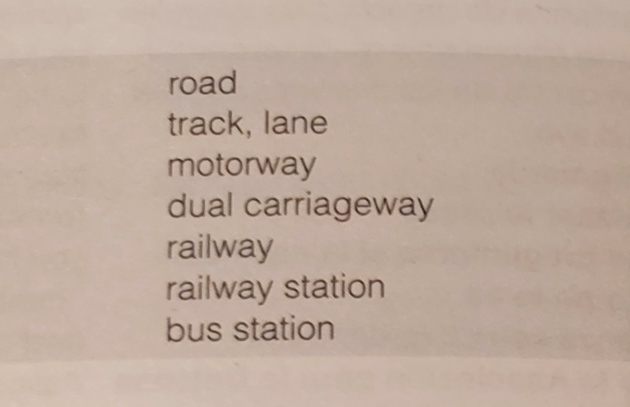
#> input picture english_image.jpg, 1259 x 814 px, given in place of , which was not available (shown at 1/2 size)
$ python -i main.py   (imports and definitions only)
#> lines starting #> are read from the running program, lines starting #| are printed output that depends on the picture; after the words box and inside, x2 and y2 are one past the last pixel; in counts of white or black regions, pixels touching at a corner belong together; pictures that were not available may be replaced by others from this repository, and a replacement may not be noted
#> in init_file, page is the input picture: shape (814, 1259, 3); mean B, G, R 157, 170.5, 190.4
import tkinter as tk
from tkinter import *
from tkinter import filedialog
from PIL import Image
import cv2
import numpy as np
import random
import pytesseract as tess
tess.pytesseract.tesseract_cmd = r"C:\Program Files\Tesseract-OCR\tesseract.exe"

# [22 lines left out: functions initialize_english, initialize_spanish, hide, not called in this run]

def entry_box():
    answer_entry.pack(ipadx=10, ipady=10, expand=True)

def clear_entry_box():
    answer_entry.delete(0,END)

# [33 lines left out: functions check_end_of_game, ask_question_english, ask_question_spanish, not called in this run]

def question(text):
    questionVar.set(text)

# [62 lines left out: functions get_answer_english, get_answer_spanish, enter_key_pressed, shuffle, not called in this run]

def preprocess(image):
    # Preprocessing - Grayscale, Gaussian blur, Otsu's threshold
    gray = cv2.cvtColor(image, cv2.COLOR_BGR2GRAY)
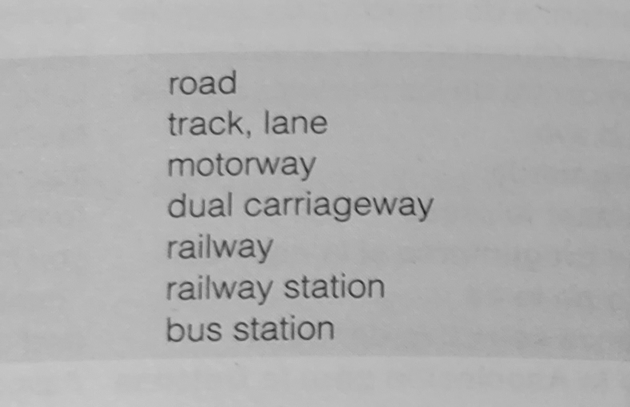
#> gray: shape (814, 1259) (shown at 1/2 size); min 23, max 202, mean 174.9
    blur = cv2.GaussianBlur(gray, (3,3), 0)
    thresh = cv2.threshold(blur, 0, 255, cv2.THRESH_BINARY_INV + cv2.THRESH_OTSU)[1]
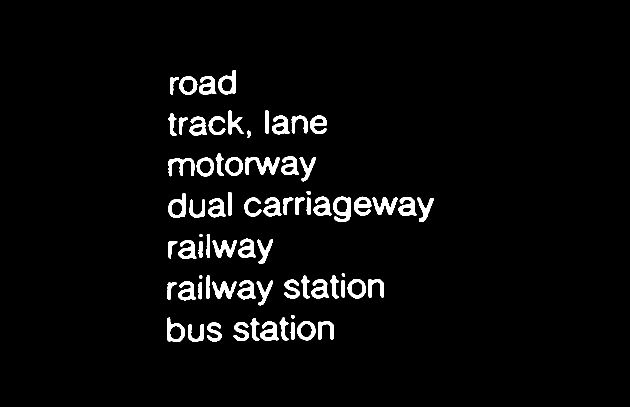
#> thresh: shape (814, 1259) (shown at 1/2 size); 3.7% white; 72 white regions, largest, box (x1, y1, x2, y2) and area: (491, 314, 560, 350) 1140, (666, 393, 702, 444) 980, (745, 394, 796, 430) 869
    kernel = cv2.getStructuringElement(cv2.MORPH_RECT, (3,3))
    opening = cv2.morphologyEx(thresh, cv2.MORPH_OPEN, kernel, iterations=1)
#> opening: shape (814, 1259); 3.7% white; 72 white regions, largest, box (x1, y1, x2, y2) and area: (491, 314, 559, 350) 1134, (666, 393, 702, 444) 978, (745, 395, 795, 430) 866
    invert = 255 - opening
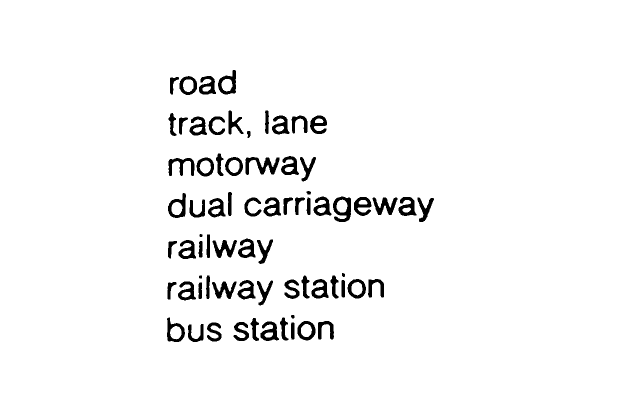
#> invert: shape (814, 1259) (shown at 1/2 size); 96.3% white; 72 black regions, largest, box (x1, y1, x2, y2) and area: (491, 314, 559, 350) 1134, (666, 393, 702, 444) 978, (745, 395, 795, 430) 866
    '''
    cv2.imwrite(path + "gray.png", gray)
    cv2.imwrite(path + "blur.png", blur)
    cv2.imwrite(path + "thresh.png", thresh)
    cv2.imwrite(path + "opening.png", opening)
    cv2.imwrite(path + "invert.png", invert)
    '''
    return invert

# [13 lines left out: function import_file, not called in this run]

def init_file():
    global spanish_words
    global english_words
    global english_results
    global spanish_results
    global user_answers
    page = cv2.imread(pagePicture)
    page = preprocess(page)
    cv2.imwrite(path + "page.png", page)
    # Split image in half
    (h, w) = page.shape[:2]
#> h = 814; w = 1259
    spanish_image = page[0:h, 0:int(w/2)] # First half
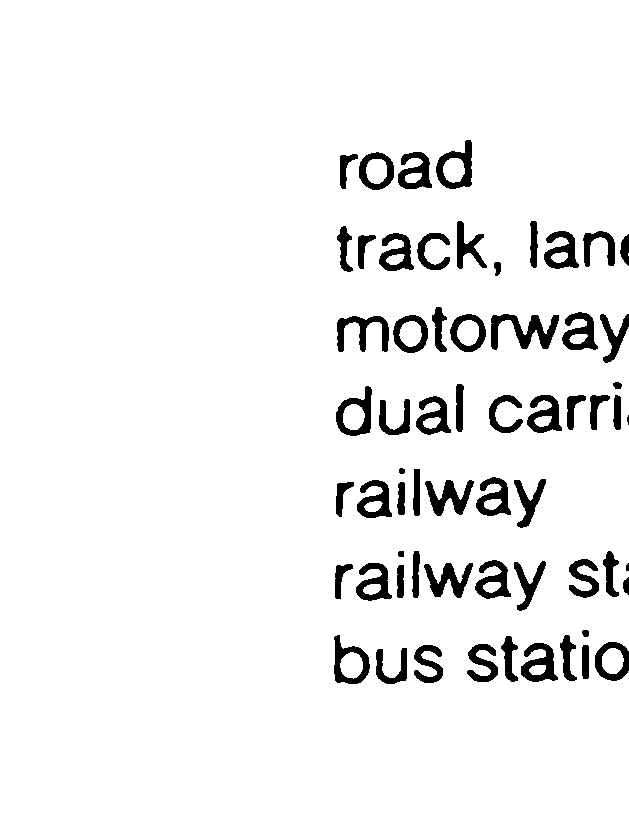
#> spanish_image: shape (814, 629); 94.3% white; 62 black regions (1 under 20 px), largest, box (x1, y1, x2, y2) and area: (491, 314, 559, 350) 1134, (425, 480, 474, 516) 836, (337, 316, 389, 352) 832
    english_image = page[0:h, int(w/2):w] # Second half
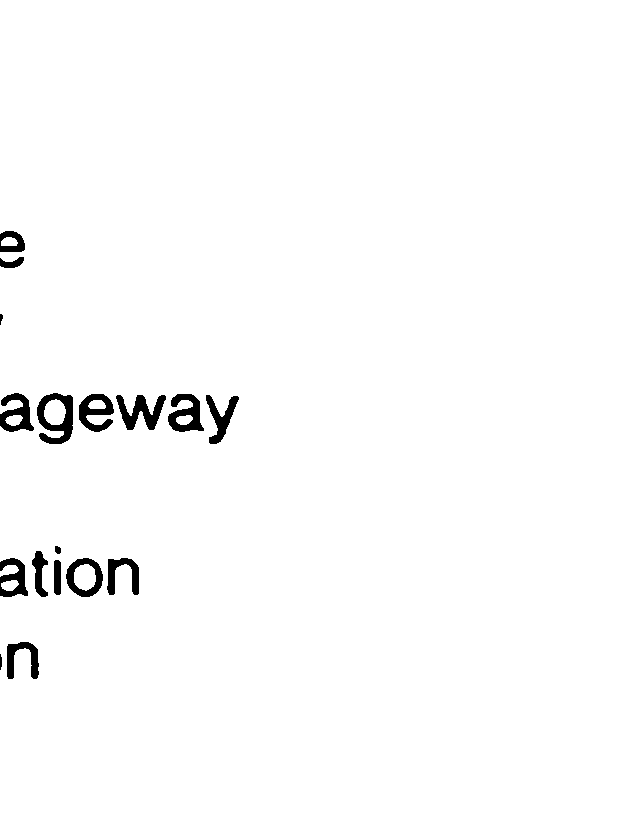
#> english_image: shape (814, 630); 98.4% white; 17 black regions, largest, box (x1, y1, x2, y2) and area: (37, 393, 73, 444) 978, (116, 395, 166, 430) 866, (168, 394, 204, 432) 780
    cv2.imwrite(path + "spanish_image.png", spanish_image)
    cv2.imwrite(path + "english_image.png", english_image)
    spanish_words = image_to_string(spanish_image)
    english_words = image_to_string(english_image)
    if len(spanish_words) != len(english_words):
        print("ERROR: Arrays of different sizes")
    english_results = [None] * len(english_words)
    spanish_results = [None] * len(spanish_words)
    user_answers = [None] * len(english_words)
    shuffle()

def image_to_string(image):
#> (the run stopped early here; a loop or call above may not have finished)
